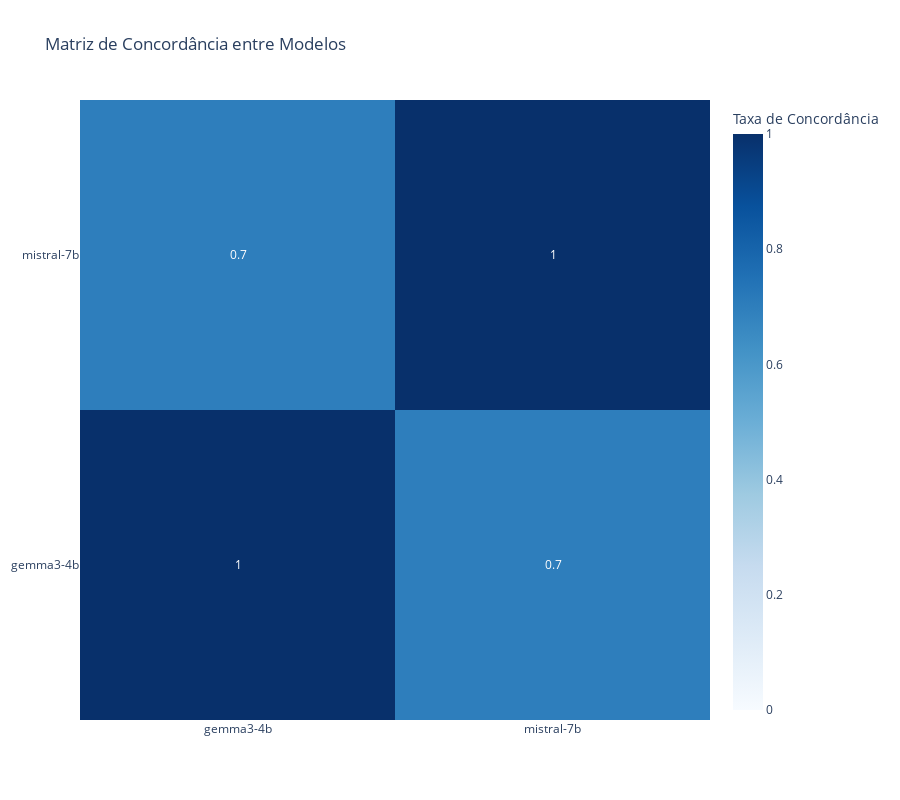

This figure's notebook cell:
### Markdown cell above
### - Pairwise_agreement

### Code cell
logger.info("\n📊 Gerando heatmap de concordância...")
visualizer.plot_agreement_heatmap(
    agreement_df=report['pairwise_agreement'],
    title='Matriz de Concordância entre Modelos',
)

### Figure 1 — Plotly figure (JSON) as saved in the notebook; plotly's stock layout.template omitted (floating-point values rounded to 4 significant figures)
{"data": [{"colorbar": {"title": {"text": "Taxa de Concordância"}}, "colorscale": [[0, "rgb(247,251,255)"], [0.125, "rgb(222,235,247)"], [0.25, "rgb(198,219,239)"], [0.375, "rgb(158,202,225)"], [0.5, "rgb(107,174,214)"], [0.625, "rgb(66,146,198)"], [0.75, "rgb(33,113,181)"], [0.875, "rgb(8,81,156)"], [1, "rgb(8,48,107)"]], "text": [[1, 0.7], [0.7, 1]], "texttemplate": "%{text}", "type": "heatmap", "x": ["gemma3-4b", "mistral-7b"], "y": ["gemma3-4b", "mistral-7b"], "z": [[1, 0.7], [0.7, 1]], "zmax": 1, "zmin": 0}], "layout": {"height": 800, "title": {"text": "Matriz de Concordância entre Modelos"}, "width": 900}}
